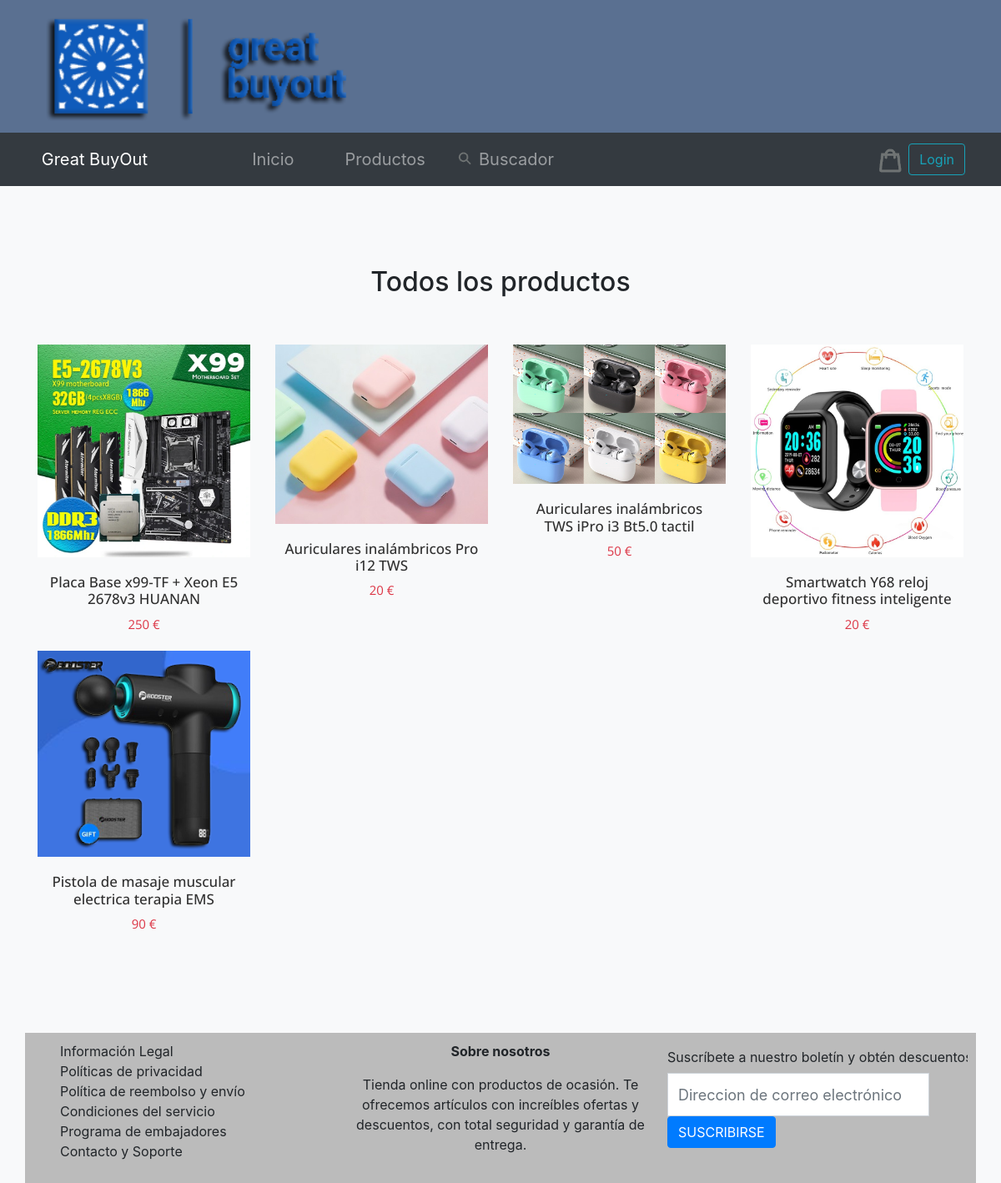
The page /productos.php on the database its author committed.
### tables this page shows
CREATE TABLE `productos` (
  `id_producto` int(10) NOT NULL,
  `Titulo` varchar(150) NOT NULL,
  `Descripcion` varchar(2000) NOT NULL,
  `Fotos` varchar(300) NOT NULL,
  `Categoria` varchar(30) NOT NULL,
  `Oferta` varchar(50) DEFAULT NULL,
  `Precio` decimal(6,0) NOT NULL,
  `Categoria2` varchar(50) DEFAULT NULL,
  `Fotos2` varchar(300) DEFAULT NULL,
  `PrecioOferta` decimal(6,0) DEFAULT NULL,
  `Cantidad` int(255) DEFAULT NULL,
  `SKU` varchar(400) DEFAULT NULL,
  `Modelo` varchar(30) DEFAULT NULL,
  `Color` varchar(30) DEFAULT NULL,
  `Talla` varchar(30) DEFAULT NULL,
  `Destacado` varchar(30) DEFAULT NULL
);

### productos.php (the view, shortened to what this page needs)
<?php
include("cabecera.php");
echo "<br><br><br><br><center><div class='container'>
    <div class='row'>
        <div class='col-md-12'>";
$listarProductos = "SELECT * FROM productos";
$resultadoProductos = mysqli_query($conexion, $listarProductos);
echo "<h2>Todos los productos</h2><br><br>";
?>
<div class="row">
    <?php
    while ($fila = mysqli_fetch_array($resultadoProductos)) {
    ?>
        <div class="col-md-3 col-sm-6">
            <div class="product-grid2">
                <div class="product-image2">
                    <a href="#">
                        <img class="pic-1" src="<?= $fila["Fotos"] ?>">
                    </a>
                    <ul class="social">
                    </ul>
                </div>
                <div class="product-content">
                    <h3 class="title"><a href="descripcionProductos.php"><?= $fila["Titulo"] ?></a></h3>
                    <span class="price text-danger"><?= $fila["Precio"] ?> €</span>
                </div>
            </div>
        </div>
    <?php
    }
    echo "</div>
        </div>
      </div>
    </div></center><br><br>";
    include("pie.php");
    ?>

### cabecera.php (shortened to what this page needs)
<!DOCTYPE html>
<html lang="es">
<head>
    <link href="https://cdn.jsdelivr.net/npm/bootstrap@5.0.0-beta2/dist/css/bootstrap.min.css" rel="stylesheet">
    <link href="//maxcdn.bootstrapcdn.com/bootstrap/4.0.0/css/bootstrap.min.css" rel="stylesheet" id="bootstrap-css">
    <link href="https://raw.githubusercontent.com/daneden/animate.css/master/animate.css" rel="stylesheet">
    <link rel="stylesheet" href="https://maxcdn.bootstrapcdn.com/font-awesome/4.7.0/css/font-awesome.min.css">
    <link href="//maxcdn.bootstrapcdn.com/bootstrap/4.1.1/css/bootstrap.min.css" rel="stylesheet" id="bootstrap-css">
    <link rel="stylesheet" href="https://stackpath.bootstrapcdn.com/bootstrap/4.1.3/css/bootstrap.min.css">
    <link rel="stylesheet" href="https://use.fontawesome.com/releases/v5.5.0/css/all.css">
    <link href="css/estilos.css" rel="stylesheet" />
</head>
<body class="bg-light">
    <div class="cabecera">
        <div class="container">
            <div class="row">
                <div style="background-color: #5a7091;" class="col-md-12">
                    <a href="index.php"><img src="imagenes/logo.png" alt="logo" style="width: 35%;"></a>
                </div>
            </div>
        </div>
        <?php include("navbar.php"); ?>
    </div>

### navbar.php (shortened to what this page needs)
<nav class="navbar navbar-expand-lg navbar-dark bg-dark">
    <a class="navbar-brand" href="index.php">&nbsp&nbsp&nbsp&nbsp&nbsp&nbspGreat BuyOut</a>
    <div class="collapse navbar-collapse" id="navbarColor01">
        <ul class="navbar-nav mr-auto">
            <li class=" nav-item">
                <a class="nav-link" href="index.php" style="font-size: 20px;">&nbsp&nbsp&nbsp&nbsp&nbsp&nbsp&nbsp&nbsp&nbsp&nbsp&nbsp&nbsp&nbsp&nbsp&nbsp&nbsp&nbsp Inicio &nbsp&nbsp&nbsp&nbsp&nbsp&nbsp&nbsp<span class="sr-only">(current)</span></a>
            </li>
            <li class="nav-item">
                <a class="nav-link" href="productos.php" style="font-size: 20px;">Productos &nbsp&nbsp&nbsp&nbsp</a>
            </li>
            <form action="buscadr.php" method="POST" class="form-inline">
                <a href="buscador.php"><img src="imagenes/buscar.png" alt="buscar" class="carrito" style="filter: brightness(50%);" onmouseover="this.src='imagenes/buscar2.png';" onmouseout="this.src='imagenes/buscar.png';"></a>
                <li class="nav-item">
                    <a class="nav-link" href="buscador.php" style="font-size: 20px;">Buscador &nbsp&nbsp&nbsp&nbsp</a>
                </li>
            </form>
        </ul>
        <img src="imagenes/tienda.png" alt="carrito" class="carrito" style="width: 40px; filter: brightness(50%);" onmouseover="this.src='imagenes/tienda2.png';" onmouseout="this.src='imagenes/tienda.png';" />
        <?php
        if (isset($_SESSION["nombreusuario"]) && $_SESSION["nombreusuario"]) {
        echo "<a class='btn btn-outline-info my-2 my-sm-0' href='cerrarSesion.php' type='submit'>Cerrar sesión</a>&nbsp&nbsp&nbsp&nbsp ";
        }else{
            echo "<a class='btn btn-outline-info my-2 my-sm-0' href='login.php' type='submit'>Login</a>&nbsp&nbsp&nbsp&nbsp&nbsp&nbsp ";
        }
        ?>
    </div>
</nav>

### pie.php (shortened to what this page needs)
<div class="container">
    <div class="row">
        <div class="col-md-12">
        </div>
        <div class="col-md-4 pie">
            <ul class="footer">
                <a href="InformacionLegal.php"> Información Legal</a><br>
                <a href="Politicasdeprivacidad.php"> Políticas de privacidad</a><br>
                <a href="Politicadereembolsoyenvio.php"> Política de reembolso y envío</a><br>
                <a href="Condicionesdelservicio.php"> Condiciones del servicio</a><br>
                <a href="Programadeembajadores.php"> Programa de embajadores</a><br>
                <a href="contacto.php"> Contacto y Soporte</a>
            </ul>
        </div>
        <div class="col-md-4 pie">
            <p style="text-align: center;"><b>Sobre nosotros</b></p>
            <p style="text-align: center;">Tienda online con productos de ocasión. Te ofrecemos artículos con increíbles ofertas y descuentos, con total seguridad y garantía de entrega.</p>
        </div>
        <div class="col-md-4 pie">
            <form action="procesarsuscripcion.php" class=" form-inline">
                <input type="text" readonly class="form-control-plaintext" id="staticEmail2" value="Suscríbete a nuestro boletín y obtén descuentos ">
                <input type="email" class="form-control" id="inputPassword2" placeholder="Direccion de correo electrónico">
                <button type="submit" class="btn btn-primary mb-2">SUSCRIBIRSE</button>
            </form>
        </div>
    </div>
</div>
</body>
</html>

### css/estilos.css (style rules this page uses)
.cabecera { background-color: #5a7091; min-height: 100px; }
.pie { background-color: #bbb; padding: 10px; margin-top: 50px; }
.pie a { color: inherit; font-family: inherit; text-decoration: none; }
.carrito { width: 20px; }
.footer { list-style: none; }
.product-grid2 { font-family: 'Open Sans', sans-serif; position: relative }
.product-grid2 .product-image2 { overflow: hidden; position: relative }
.product-grid2 .product-image2 a { display: block }
.product-grid2 .product-image2 img { width: 100%; height: auto }
.product-image2 .pic-1 { opacity: 1; transition: all .5s }
.product-grid2 .social { padding: 0; margin: 0; position: absolute; bottom: 50px; right: 25px; z-index: 1 }
.product-grid2 .product-content { padding: 20px 10px; text-align: center }
.product-grid2 .title { font-size: 17px; margin: 0 0 7px }
.product-grid2 .title a { color: #303030 }
.product-grid2 .price { color: #303030; font-size: 15px }
body { background-color: #f8fafe }
.form-control { height: 52px !important; background: #fff !important; color: #3a4348 !important; font-size: 18px; border-radius: 0px; -webkit-box-shadow: none !important; box-shadow: none !important }

### rows shown on the page
productos: Fotos (picture), Titulo "Placa Base x99-TF + Xeon E5 2678v3 HUANAN", Precio "250"
productos: Fotos (picture), Titulo "Auriculares inalámbricos Pro i12 TWS", Precio "20"
productos: Fotos (picture), Titulo "Auriculares inalámbricos TWS iPro i3 Bt5.0 tactil", Precio "50"
productos: Fotos (picture), Titulo "Smartwatch Y68 reloj deportivo fitness inteligente", Precio "20"
productos: Fotos (picture), Titulo "Pistola de masaje muscular electrica terapia EMS", Precio "90"
